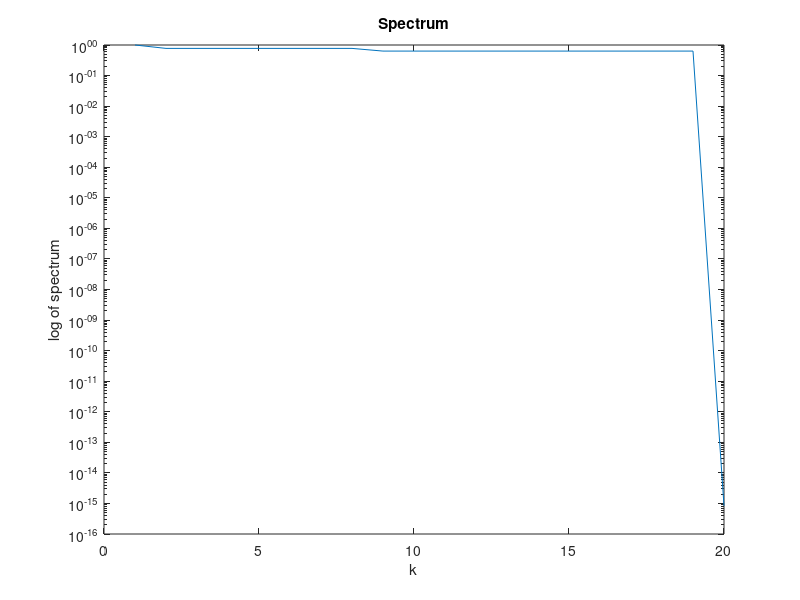
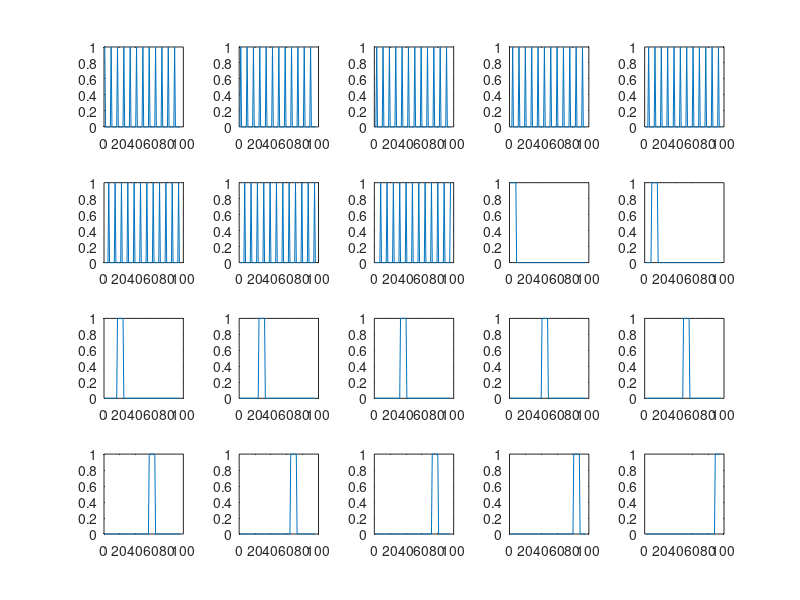
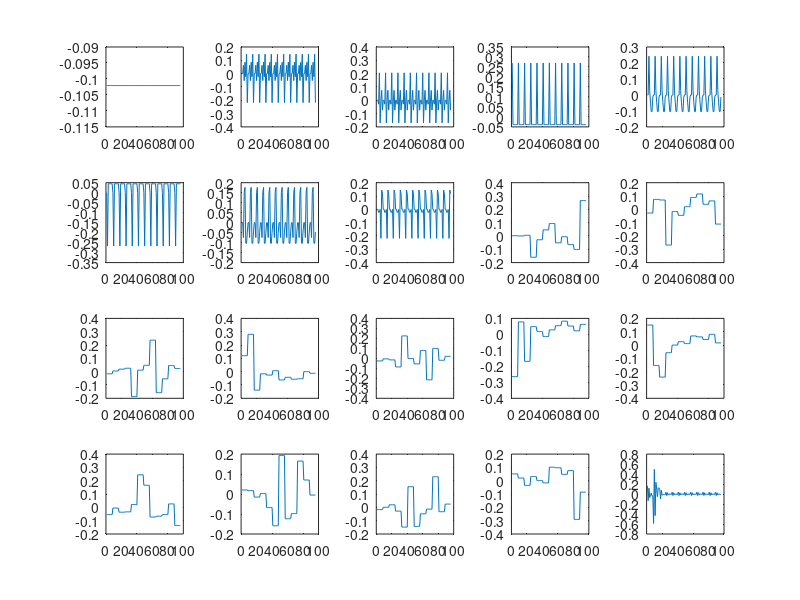
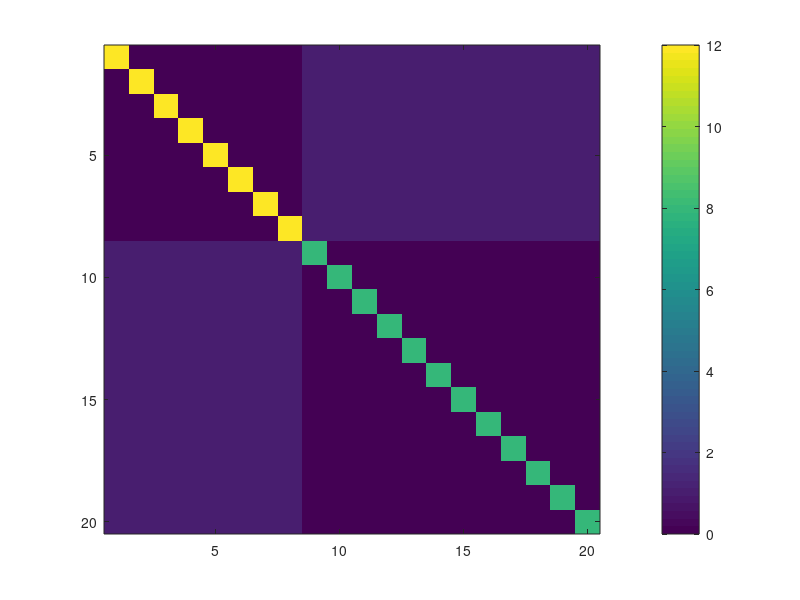

Here is the MATLAB script that generated these plots, in order:
clear, clc
%% Canonical straight-line tomography problem
% consider 2-D image with 8 rows and 12 columns(96 pixels)

%build the y vector(observation)
y = zeros(20,1);
y(1) = 12;
y(9:20) = 1;

%build the canonical straightline tomography data(first row straight line)
s = zeros(96,1);
for i = 1:8:96
    s(i) = 1;
end

%let's set up the H observation matrix
H = zeros(20, 96);
for i = 1:1:8
    for j =i:8:96
        H(i, j) = 1;
    end
end

k = 1;
for i = 9:1:20
    for j = k:1:k+7
        H(i,j) = 1;
    end
    k = k + 8;
end

H_rank = rank(H);
y_hat = H * s;
s_hat = H' * inv(H * H') * y;

%% 1.2
spectrum_h = svd(H);
[U, S, V] = svd(H);
normalized_spectrum_h = spectrum_h / spectrum_h(1);
figure()
semilogy(normalized_spectrum_h);
xlabel('k'); ylabel('log of spectrum');
title('Spectrum');

%% 1.3
figure()
for i = 1:1:20
    subplot(4,5,i);plot(H(i,:));
end

figure()
for i = 1:1:20
    subplot(4,5,i);plot(V(:,i));
end

%% 1.5
figure()
imagesc(H*H');
colorbar
figure()
imagesc(H'*H);
colorbar
